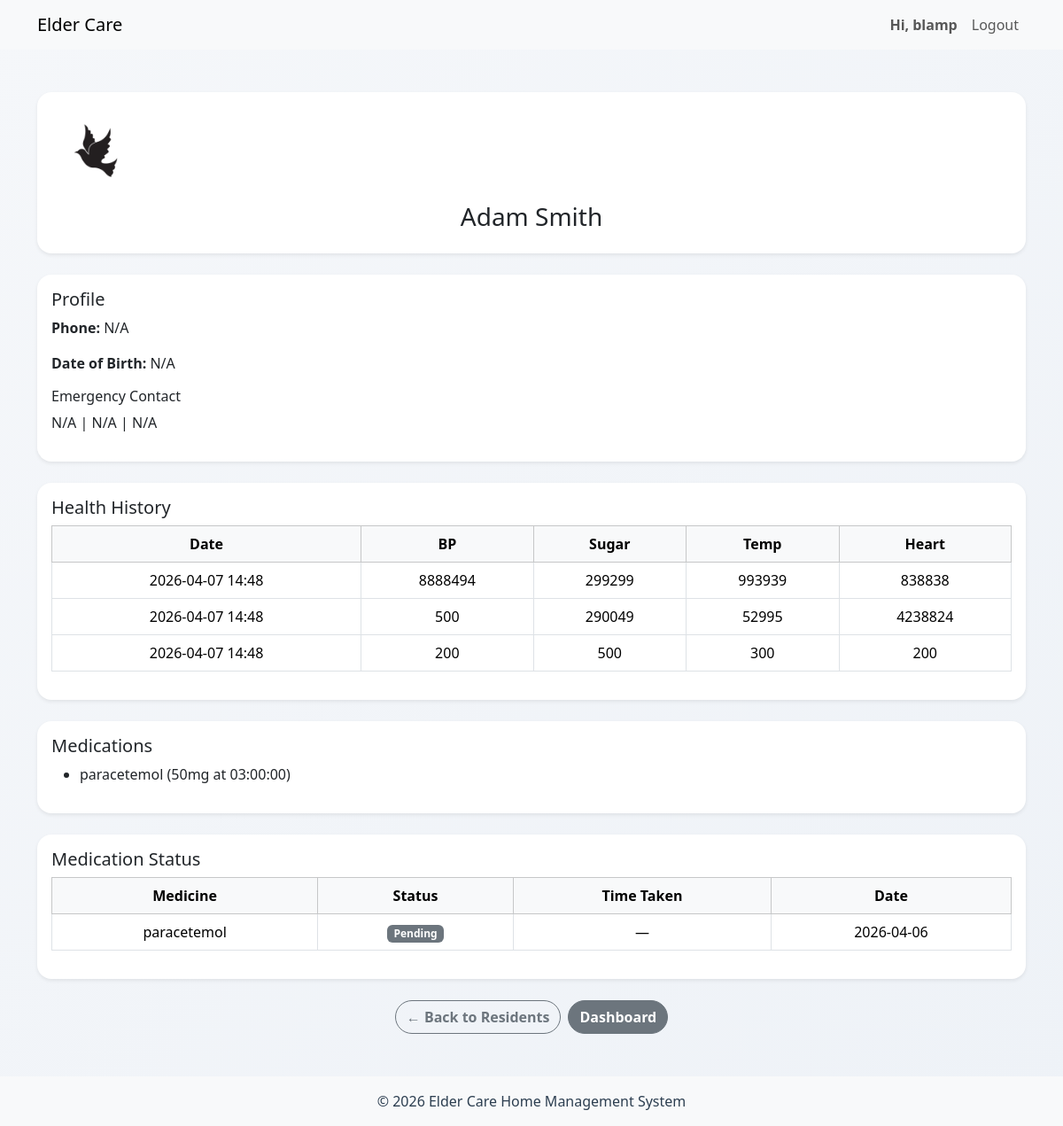
Screenshot of /caregivers/view_resident.php?sin=123456789 (signed in) with the database file from the repository.
### tables this page shows
CREATE TABLE `resident` (
  `residentSIN` varchar(9) NOT NULL,
  `user_id` int(11) NOT NULL,
  `DoB` date DEFAULT NULL,
  `phone` varchar(15) DEFAULT NULL,
  `profilePhoto` text DEFAULT NULL,
  `ECname` text DEFAULT NULL,
  `ECphone` varchar(15) DEFAULT NULL,
  `ECemail` text DEFAULT NULL,
  `fname` varchar(50) DEFAULT NULL,
  `lname` varchar(50) DEFAULT NULL
);

CREATE TABLE `healthreport` (
  `reportID` int(10) UNSIGNED NOT NULL,
  `residentSIN` varchar(9) NOT NULL,
  `empID` int(10) UNSIGNED NOT NULL,
  `heartRate` int(11) NOT NULL,
  `bloodPressure` int(11) NOT NULL,
  `bloodSugar` int(11) NOT NULL,
  `temperature` int(11) NOT NULL,
  `dateOfCreation` datetime NOT NULL DEFAULT current_timestamp(),
  `dateEdited` datetime NOT NULL DEFAULT current_timestamp() ON UPDATE current_timestamp()
);

CREATE TABLE `medication` (
  `medID` int(10) UNSIGNED NOT NULL,
  `residentSIN` varchar(9) NOT NULL,
  `empID` int(10) UNSIGNED NOT NULL,
  `medName` varchar(100) NOT NULL,
  `dose` varchar(50) NOT NULL,
  `timeScheduled` time NOT NULL,
  `dateCreated` datetime NOT NULL DEFAULT current_timestamp()
);

CREATE TABLE `medication_entry` (
  `entryID` int(10) UNSIGNED NOT NULL,
  `medID` int(10) UNSIGNED NOT NULL,
  `reportID` int(10) UNSIGNED NOT NULL,
  `status` enum('delayed','pending','missed','taken') NOT NULL DEFAULT 'pending',
  `timeTaken` time DEFAULT NULL,
  `date` date NOT NULL DEFAULT current_timestamp()
);

### caregivers/view_resident.php (the view, shortened to what this page needs)
<?php
include '../includes/header.php';
$residentSIN = $_GET['sin'];
$stmt = $conn->prepare("SELECT * FROM resident WHERE residentSIN=?");
$stmt->execute([$residentSIN]);
$resident = $stmt->fetch();
$stmt = $conn->prepare("
SELECT * FROM healthreport
WHERE residentSIN = ?
ORDER BY dateOfCreation DESC
");
$stmt->execute([$residentSIN]);
$health = $stmt->fetchAll();
$stmt = $conn->prepare("
SELECT medName, dose, timeScheduled
FROM medication
WHERE residentSIN = ?
");
$stmt->execute([$residentSIN]);
$meds = $stmt->fetchAll();
$stmt = $conn->prepare("
SELECT m.medName, me.status, me.timeTaken, me.date
FROM medication_entry me
JOIN medication m ON me.medID = m.medID
WHERE m.residentSIN = ?
ORDER BY me.date DESC
");
$stmt->execute([$residentSIN]);
$medStatus = $stmt->fetchAll();
$imgPath = null;
if (!empty($resident['profilePhoto'])) {
    $possiblePath = "../uploads/residents/" . $resident['profilePhoto'];
    if (file_exists($possiblePath)) {
        $imgPath = $possiblePath;
    }
}
?>
<div class="container mt-5">
<div class="card shadow-sm p-3 mb-4 text-center">
<?php if ($imgPath): ?>
    <img src="<?= $imgPath ?>"
         style="width:100px; height:100px; object-fit:cover; border-radius:50%;">
<?php else: ?>
    <div style="font-size:70px; color:#6c757d;">
        <i class="bi bi-person-circle"></i>
    </div>
<?php endif; ?>
<h3 class="mt-2">
    <?= htmlspecialchars($resident['fname'] . " " . $resident['lname']) ?>
</h3>
</div>
<div class="card mb-4 p-3 shadow-sm">
<h5>Profile</h5>
<p><strong>Phone:</strong> <?= htmlspecialchars($resident['phone'] ?? 'N/A') ?></p>
<p><strong>Date of Birth:</strong> <?= htmlspecialchars($resident['DoB'] ?? 'N/A') ?></p>
<h6>Emergency Contact</h6>
<p>
<?= htmlspecialchars($resident['ECname'] ?? 'N/A') ?> |
<?= htmlspecialchars($resident['ECphone'] ?? 'N/A') ?> |
<?= htmlspecialchars($resident['ECemail'] ?? 'N/A') ?>
</p>
</div>
<div class="card mb-4 p-3 shadow-sm">
<h5>Health History</h5>
<div style="max-height:300px; overflow-y:auto;">
<table class="table table-bordered text-center">
<thead class="table-light sticky-top">
<tr>
<th>Date</th>
<th>BP</th>
<th>Sugar</th>
<th>Temp</th>
<th>Heart</th>
</tr>
</thead>
<tbody>
<?php foreach($health as $h): ?>
<tr>
<td><?= date("Y-m-d H:i", strtotime($h['dateOfCreation'])) ?></td>
<td><?= $h['bloodPressure'] ?></td>
<td><?= $h['bloodSugar'] ?></td>
<td><?= $h['temperature'] ?></td>
<td><?= $h['heartRate'] ?></td>
</tr>
<?php endforeach; ?>
</tbody>
</table>
</div>
</div>
<div class="card mb-4 p-3 shadow-sm">
<h5>Medications</h5>
<?php if($meds): ?>
<ul>
<?php foreach($meds as $m): ?>
<li>
<?= htmlspecialchars($m['medName']) ?>
(<?= htmlspecialchars($m['dose']) ?> at <?= htmlspecialchars($m['timeScheduled']) ?>)
</li>
<?php endforeach; ?>
</ul>
<?php else: ?>
<p>No medications assigned</p>
<?php endif; ?>
</div>
<div class="card mb-4 p-3 shadow-sm">
<h5>Medication Status</h5>
<div style="max-height:250px; overflow-y:auto;">
<table class="table table-bordered text-center">
<thead class="table-light sticky-top">
<tr>
<th>Medicine</th>
<th>Status</th>
<th>Time Taken</th>
<th>Date</th>
</tr>
</thead>
<tbody>
<?php foreach($medStatus as $ms): ?>
<tr>
<td><?= htmlspecialchars($ms['medName']) ?></td>
<td>
<span class="badge
<?= $ms['status']=='taken'?'bg-success':
($ms['status']=='missed'?'bg-danger':
($ms['status']=='delayed'?'bg-warning':'bg-secondary')) ?>">
<?= ucfirst($ms['status']) ?>
</span>
</td>
<td><?= htmlspecialchars($ms['timeTaken'] ?? '—') ?></td>
<td><?= htmlspecialchars($ms['date']) ?></td>
</tr>
<?php endforeach; ?>
</tbody>
</table>
</div>
</div>
<div class="text-center mt-4 d-flex justify-content-center gap-2">
<a href="view_residents.php" class="btn btn-outline-secondary">
← Back to Residents
</a>
<a href="dashboard.php" class="btn btn-secondary">
Dashboard
</a>
</div>
</div>
<?php include '../includes/footer.php'; ?>

### includes/header.php (shortened to what this page needs)
<?php
$username = $_SESSION['username'] ?? '';
?>
<!doctype html>
<html lang="en">
  <head>
    <link href="https://cdn.jsdelivr.net/npm/bootstrap@5.3.8/dist/css/bootstrap.min.css" rel="stylesheet">
    <link rel="stylesheet" href="https://cdn.jsdelivr.net/npm/bootstrap-icons@1.11.1/font/bootstrap-icons.css">
    <link rel="stylesheet" href="<?= BASE_URL ?>assets/css/global.css">
    <?php if (isset($_SESSION['role'])): ?>
        <?php if ($_SESSION['role'] === 'admin'): ?>
            <link rel="stylesheet" href="<?= BASE_URL ?>assets/css/admin.css">
        <?php elseif ($_SESSION['role'] === 'family'): ?>
            <link rel="stylesheet" href="<?= BASE_URL ?>assets/css/family.css">
        <?php elseif ($_SESSION['role'] === 'resident'): ?>
            <link rel="stylesheet" href="<?= BASE_URL ?>assets/css/resident.css">
        <?php elseif ($_SESSION['role'] === 'caregiver'): ?>
            <link rel="stylesheet" href="<?= BASE_URL ?>assets/css/caregiver.css">
        <?php endif; ?>
    <?php endif; ?>
  </head>
 <body class="d-flex flex-column min-vh-100">
    <nav class="navbar navbar-expand-lg navbar-light bg-light">
    <div class="container">
        <a class="navbar-brand" href="<?= BASE_URL ?>">Elder Care</a>
        <div class="collapse navbar-collapse" id="navbarNav">
            <ul class="navbar-nav ms-auto">
                <?php if (isset($_SESSION['user_id'])): ?>
                    <li class="nav-item">
                        <a style="font-weight: bold;" class="nav-link">Hi, <?php echo htmlspecialchars($username); ?></a>
                    </li>
                    <li class="nav-item">
                        <a class="nav-link"  href="<?= BASE_URL ?>logout.php">Logout</a>
                    </li>
                <?php endif; ?>
            </ul>
        </div>
    </nav>
    <main class="flex-fill">

### includes/footer.php (shortened to what this page needs)
</main>
<footer class="bg-light text-center py-3 mt-5">
    <div class="container">
        <p class="mb-0">&copy; 2026 Elder Care Home Management System</p>
    </div>
</footer>
</body>
</html>

### assets/css/global.css (style rules this page uses)
body { background: linear-gradient(135deg, #f5f7fa, #eef2f7); font-family: "Segoe UI", Tahoma, sans-serif; color: #2c3e50; }
* { transition: all 0.2s ease; }
.card { border: none; border-radius: 16px; box-shadow: 0 10px 25px rgba(0, 0, 0, 0.06); }
.btn { border-radius: 25px !important; font-weight: 600; }

### rows the page displays
resident: profilePhoto (picture), fname+lname "Adam Smith", phone "N/A", DoB "N/A", ECname "N/A", ECphone "N/A", ECemail "N/A"
healthreport: dateOfCreation "2026-04-07 14:48", bloodPressure "8888494", bloodSugar "299299", temperature "993939", heartRate "838838"
healthreport: dateOfCreation "2026-04-07 14:48", bloodPressure "500", bloodSugar "290049", temperature "52995", heartRate "4238824"
healthreport: dateOfCreation "2026-04-07 14:48", bloodPressure "200", bloodSugar "500", temperature "300", heartRate "200"
medication: medName "paracetemol", dose "50mg", timeScheduled "03:00:00"
medication_entry: medID.medName "paracetemol", status "Pending", timeTaken "—", date "2026-04-06"

### other values shown
$username "blamp"
